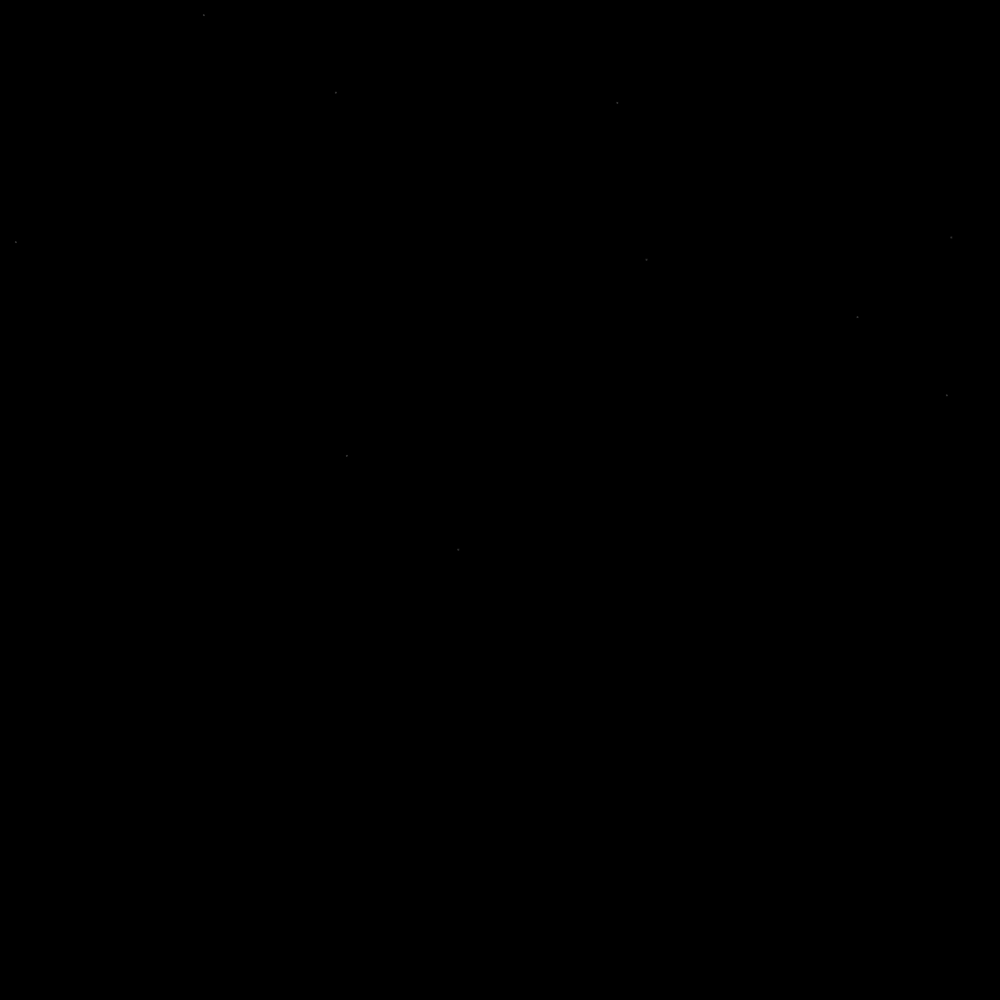
Frame 1 (no input)
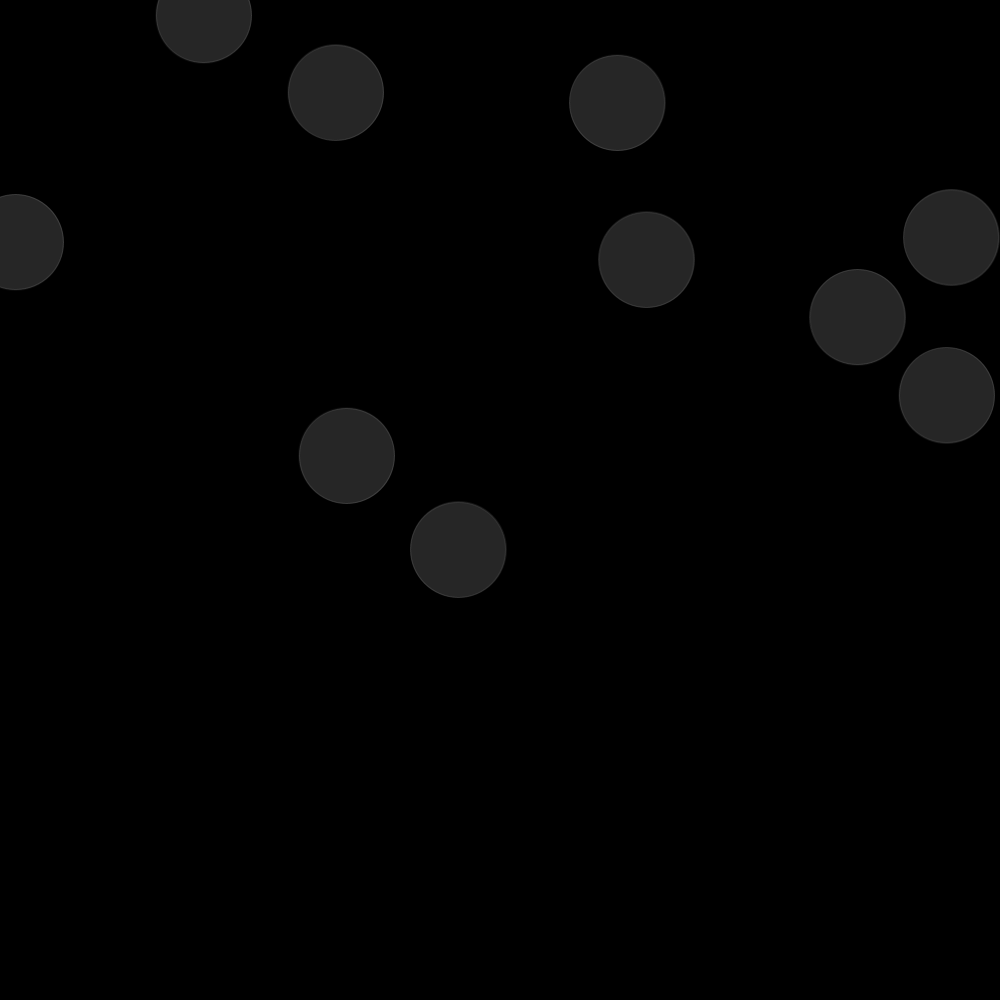
Frame 60 (the mouse pressed at the canvas centre just before this capture)
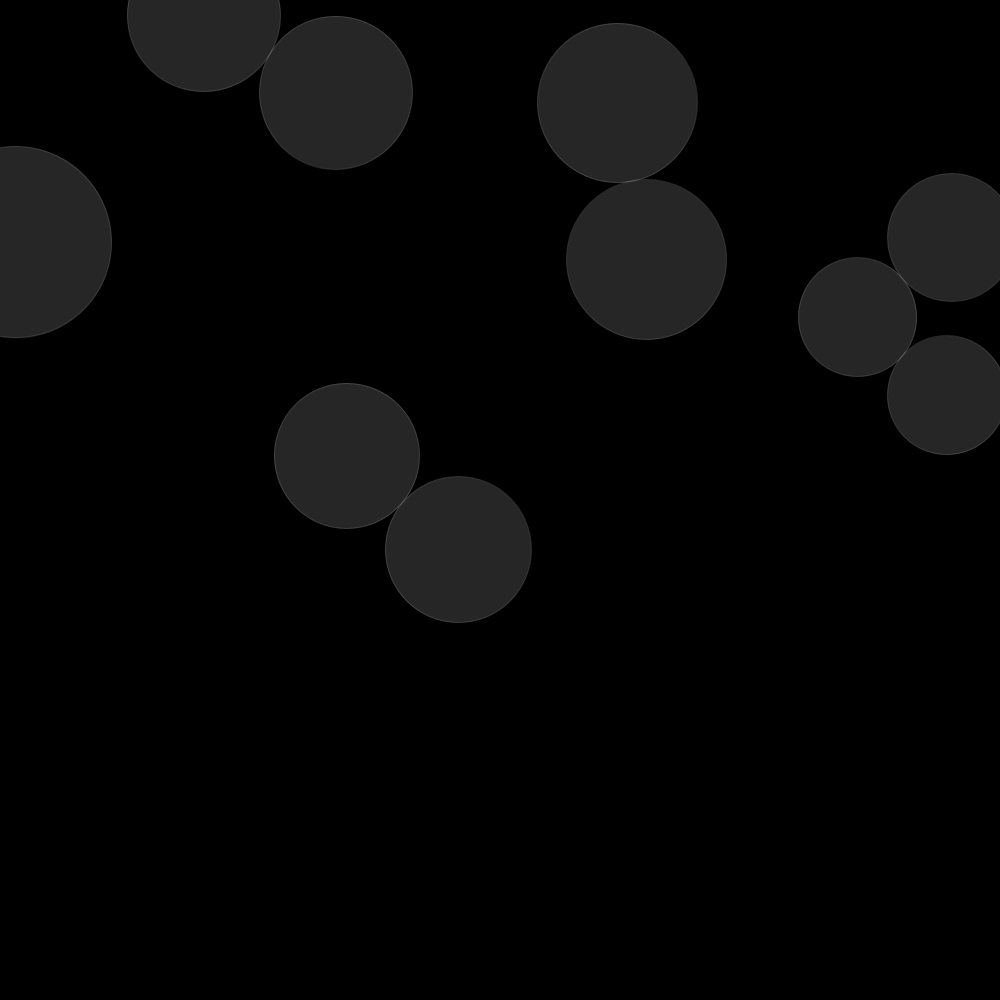
Frame 120 (the mouse held since frame 60 and released just before this capture)

The Processing sketch that drew these frames (run headless with seeded random() and noise(); from frame 60 on, the mouse is pressed at the canvas centre):

// Processing sketch: Voronoi
// ── Voronoi.pde
Circle[] circles;

int noCircles = 10;
float iterations = 10;


void setup(){
  size(1000,1000);
  background(0);
  
  circles = new Circle[noCircles];
  for (int i = 0; i < noCircles; i++){
    circles[i] = new Circle(random(width),random(height));
  }
}



void draw(){
  background(0);
  
  for (int i = 0; i < iterations/i; i++){
  
    for (Circle c : circles){
      for (Circle d : circles){
        if (c != d){
          c.checkCollision(d);
        }
      }
      c.update();
    }
  }
  
}

// ── Circle.pde
class Circle{
  float x;
  float y;
  float radius;
  float growthRate;
  boolean collided;
  
  Circle(float x_, float y_){
    x = x_;
    y = y_;
    radius = 0;
    growthRate = 2/iterations;
    collided = false;
  }
  
  void checkCollision(Circle other){
    if (collided == true){
      return;
    }
    float xDiff = x - other.x;
    float yDiff = y - other.y;
    if(yDiff * yDiff + xDiff * xDiff < (radius + other.radius)*(radius + other.radius)){
      collided = true;
    }
  
  }
  
  void update(){
    if (collided != true){
      radius += growthRate;
    }
    stroke(255,10);
    fill(255,10);
    ellipse(x, y, 2 * radius, 2 * radius);
  }
}
